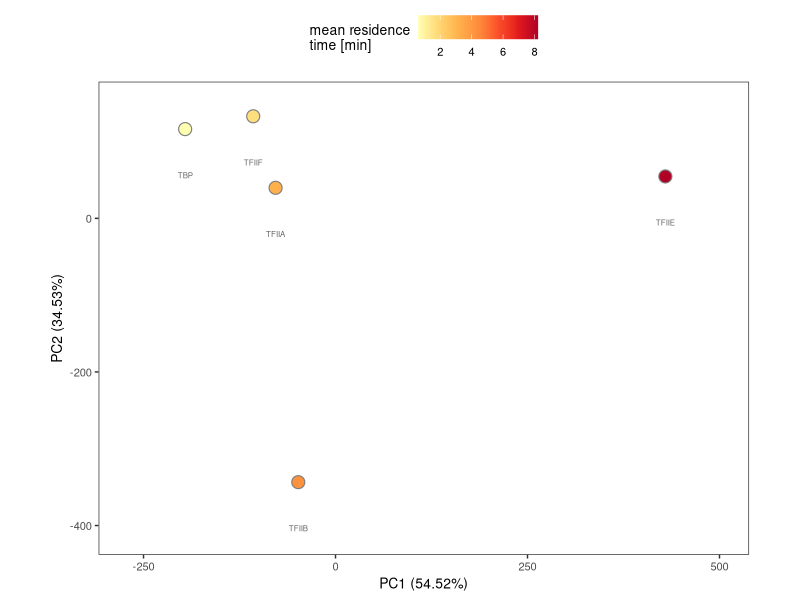

This figure's R source: (Note: this script raises an error after producing the figure.)
rm(list = ls())

library(tidyverse)

# load imputed values
imp = as.matrix(read.csv("data/imputed_missing_values/imputed_residence_times.csv") %>% 
                  column_to_rownames(var = "X"))

# upload table replace <1 min with a random number between 0-1
# make class labels
resTimes = read.csv("data/residence_times_all.csv") %>% 
  dplyr::select(-peakName) %>% 
  pivot_longer(cols = TBP:TFIIF, names_to = "factorName", values_to = "resTime", values_drop_na = TRUE) %>% 
  distinct()

meanResTime = resTimes %>% 
  mutate(randNum = runif(nrow(resTimes), min=0, max=1)) %>% 
  mutate(resTimesNum = ifelse(resTime == "<1", randNum, as.numeric(resTime))) %>% 
  dplyr::select(factorName, resTimesNum) %>% 
  group_by(factorName) %>% 
  summarise(meanResTime = mean(resTimesNum))
                
# ======= 1) pca of factors ===========
factorPCA = function(imputedData){
  pca = prcomp(t(imputedData))
  summary(pca)
  variance = round((pca$sdev^2 / sum(pca$sdev^2))*100, digits = 2)
  PCA_out = as.data.frame(pca$x) %>% 
    add_column(variance) %>% 
    rownames_to_column(var = "factorName")
  
  return(PCA_out)
}

# a) plot PCA with imputed observations
plotPCA_factors = factorPCA(imp) %>% 
  inner_join(meanResTime)
p = ggplot(plotPCA_factors, aes(x = PC1, y = PC2, label = factorName, fill = meanResTime, color = meanResTime))
p + geom_point(size=4, shape = 21, stroke = 0.6, color = "grey50") + 
  geom_text(nudge_y = -60, color = "grey40", size = 2) +
  theme_bw() +
  xlab(paste('PC1 (', plotPCA_factors $variance[1],'%)', sep = ""))+
  ylab(paste('PC2 (', plotPCA_factors $variance[2],'%)', sep = "")) +
  coord_fixed() +
  xlim(-270, 500) +
  ylim(-410, 150) +
  theme(panel.background = element_rect(fill = "transparent"), # bg of the panel
        plot.background = element_rect(fill = "transparent", color = NA),
        legend.background = element_rect(fill = "transparent"),
        text = element_text(size=10),
        strip.background=element_rect(colour="black",
                                      fill="white"),
        panel.grid.major = element_blank(), 
        panel.grid.minor = element_blank(), 
        legend.position = "top") +
  scale_fill_distiller(palette = "YlOrRd", direction = 1) +
  guides(fill=guide_colorbar(title=paste("mean residence", "time [min]", sep = "\n"))) 
ggsave("figures/panels/figSb/PCA_factors.pdf", width = 10, height = 7, units = "cm")
